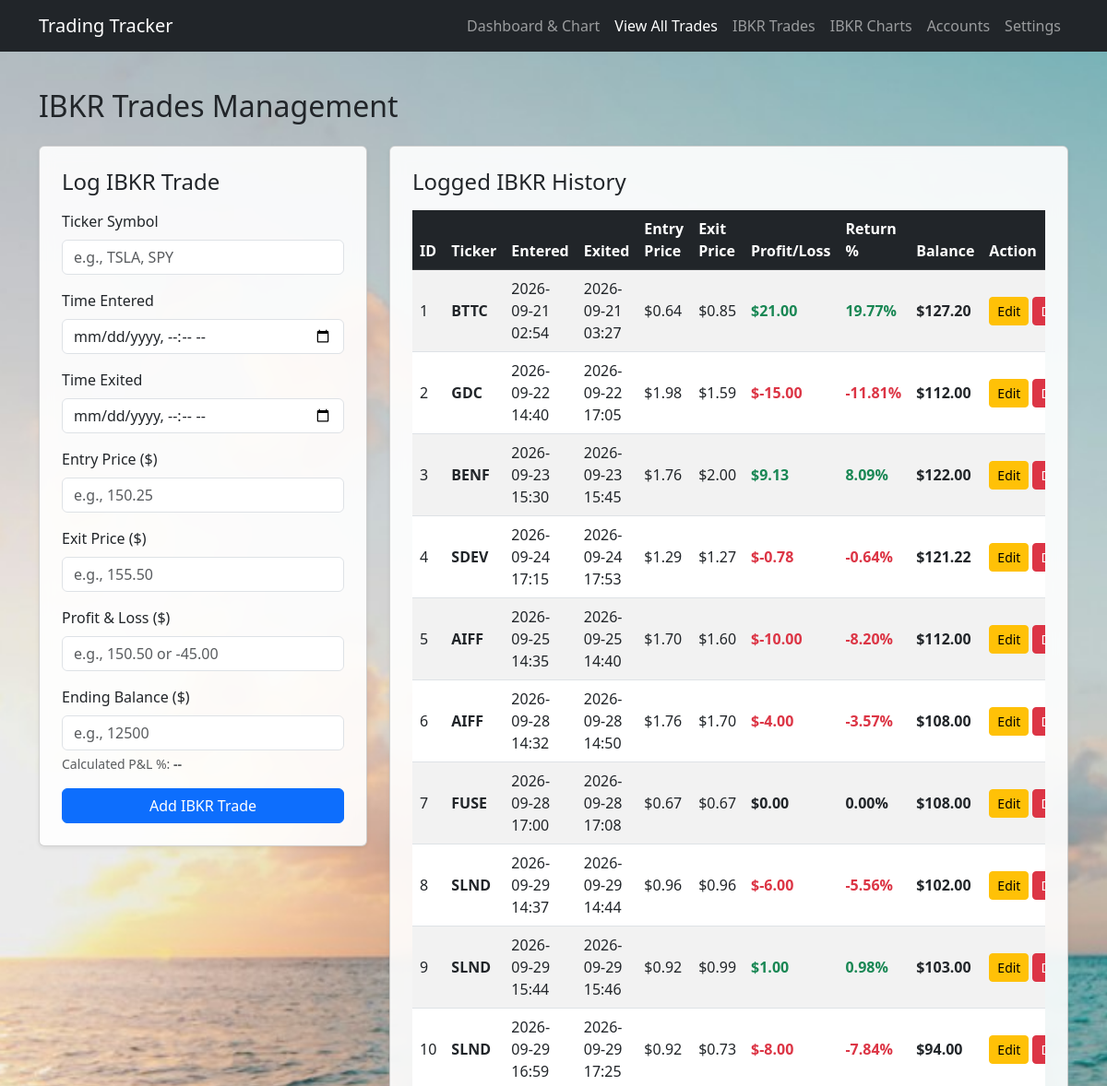
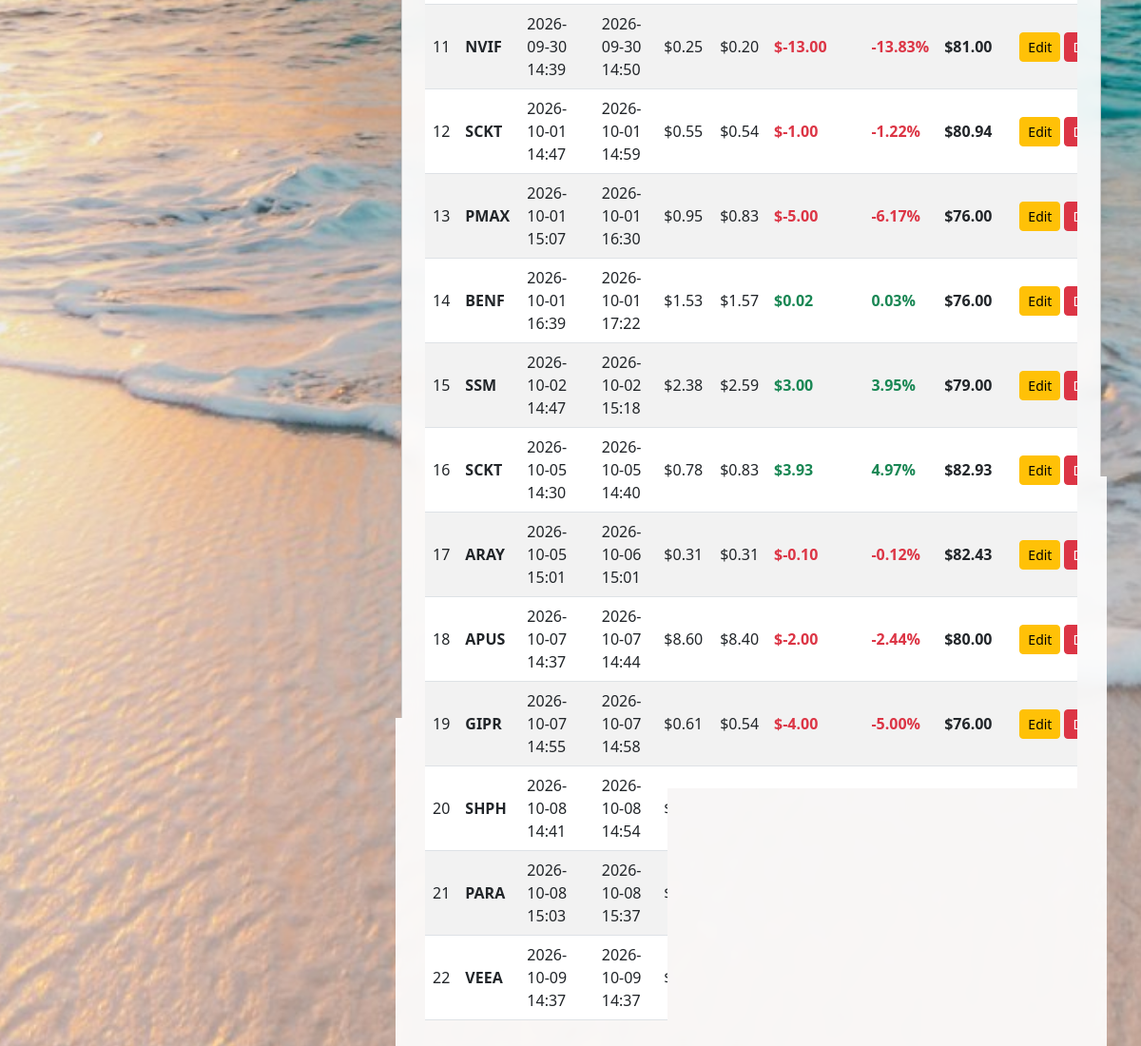
The app's page /ibkr with its own data (2 pictures, top to bottom).
### flask_app.py (models this page shows)
class IBKRTrade(db.Model):
    id = db.Column(db.Integer, primary_key=True)
    ticker = db.Column(db.String(20), nullable=False)
    time_entered = db.Column(db.String(50), nullable=False)
    time_exited = db.Column(db.String(50), nullable=False)
    entry_price = db.Column(db.Float, nullable=False, default=0.0)
    exit_price = db.Column(db.Float, nullable=False, default=0.0)
    pnl = db.Column(db.Float, nullable=False, default=0.0)
    balance = db.Column(db.Float, nullable=False, default=0.0)
    timestamp = db.Column(db.DateTime, default=datetime.utcnow)

### flask_app.py (the view, shortened to what this page needs)
@app.route('/ibkr', methods=['GET', 'POST'])
def ibkr_trades():
    all_ibkr_trades = IBKRTrade.query.order_by(IBKRTrade.id.asc()).all()
    return render_template('ibkr.html', trades=all_ibkr_trades)

### flask_app.py (called while the page is built)
def get_active_account():
    try:
        account = db.session.get(Account, int(request.cookies.get('account_id', '')))
    except ValueError:
        account = None
    return account or Account.query.order_by(Account.id.asc()).first()

@app.context_processor
def inject_accounts():
    return {
        'accounts': Account.query.order_by(Account.id.asc()).all(),
        'active_account': get_active_account(),
        'account_summary': account_summary,
    }

### templates/ibkr.html (shortened to what this page needs)
<!DOCTYPE html>
<html lang="en">
<head>
    <link href="https://cdn.jsdelivr.net/npm/bootstrap@5.3.0/dist/css/bootstrap.min.css" rel="stylesheet">
</head>
<body class="wallpaper-bg">
    <nav class="navbar navbar-expand-lg navbar-dark bg-dark mb-4">
        <div class="container">
            <a class="navbar-brand" href="/">Trading Tracker</a>
              <div class="navbar-nav">
                <a class="nav-link" href="/">Dashboard & Chart</a>
                <a class="nav-link active" href="/trades-list">View All Trades</a>
                <a class="nav-link" href="/ibkr">IBKR Trades</a>
                <a class="nav-link" href="/ibkr-charts">IBKR Charts</a>
                <a class="nav-link" href="/accounts">Accounts</a>
                <a class="nav-link" href="/settings">Settings</a>
            </div>
        </div>
    </nav>
    <div class="container py-3">
        <h2 class="mb-4">IBKR Trades Management</h2>
        <div class="row g-4">
            <div class="col-lg-4">
                <div class="card shadow-sm p-4">
                    <h4 class="card-title mb-3">Log IBKR Trade</h4>
                    <form method="POST">
                        <div class="mb-3">
                            <label class="form-label">Ticker Symbol</label>
                            <input type="text" class="form-control" name="ticker" placeholder="e.g., TSLA, SPY" required>
                        </div>
                        <div class="mb-3">
                            <label class="form-label">Time Entered</label>
                            <input type="datetime-local" class="form-control" name="time_entered" required>
                        </div>
                        <div class="mb-3">
                            <label class="form-label">Time Exited</label>
                            <input type="datetime-local" class="form-control" name="time_exited" required>
                        </div>
                        <div class="mb-3">
                            <label class="form-label">Entry Price ($)</label>
                            <input type="number" step="any" class="form-control" name="entry_price" placeholder="e.g., 150.25" required>
                        </div>
                        <div class="mb-3">
                            <label class="form-label">Exit Price ($)</label>
                            <input type="number" step="any" class="form-control" name="exit_price" placeholder="e.g., 155.50" required>
                        </div>
                        <div class="mb-3">
                            <label class="form-label">Profit & Loss ($)</label>
                            <input type="number" step="any" class="form-control" id="pnlInput" name="pnl" placeholder="e.g., 150.50 or -45.00" required>
                        </div>
                        <div class="mb-3">
                            <label class="form-label">Ending Balance ($)</label>
                            <input type="number" step="any" class="form-control" id="balanceInput" name="balance" placeholder="e.g., 12500" required>
                            <div class="form-text mt-1">
                                Calculated P&L %: <span id="pnlPercentDisplay" class="fw-bold text-muted">--</span>
                            </div>
                        </div>
                        <button type="submit" class="btn btn-primary w-100">Add IBKR Trade</button>
                    </form>
                </div>
            </div>
            <div class="col-lg-8">
                <div class="card shadow-sm p-4">
                    <h4 class="card-title mb-3">Logged IBKR History</h4>
                    <div class="table-responsive">
                        <table class="table table-striped table-hover align-middle">
                            <thead class="table-dark">
                                <tr>
                                    <th>ID</th>
                                    <th>Ticker</th>
                                    <th>Entered</th>
                                    <th>Exited</th>
                                    <th>Entry Price</th>
                                    <th>Exit Price</th>
                                    <th>Profit/Loss</th>
                                    <th>Return %</th>
                                    <th>Balance</th>
                                    <th>Action</th>
                                </tr>
                            </thead>
                            <tbody>
                                {% for trade in trades %}
                                {% set starting_balance = trade.balance - trade.pnl %}
                                {% set pct = (trade.pnl / starting_balance * 100) if starting_balance > 0 else 0 %}
                                <tr>
                                    <td>{{ trade.id }}</td>
                                    <td><strong>{{ trade.ticker }}</strong></td>
                                    <td>{{ trade.time_entered.replace('T', ' ') }}</td>
                                    <td>{{ trade.time_exited.replace('T', ' ') }}</td>
                                    <td>${{ "%.2f"|format(trade.entry_price) }}</td>
                                    <td>${{ "%.2f"|format(trade.exit_price) }}</td>
                                    <td>
                                        <span class="fw-bold {{ 'text-success' if trade.pnl > 0 else ('text-danger' if trade.pnl < 0 else '') }}">
                                            ${{ "%.2f"|format(trade.pnl) }}
                                        </span>
                                    </td>
                                    <td>
                                        <span class="fw-bold {{ 'text-success' if pct > 0 else ('text-danger' if pct < 0 else '') }}">
                                            {{ "%.2f"|format(pct) }}%
                                        </span>
                                    </td>
                                    <td>
                                        <span class="fw-bold">
                                            ${{ "%.2f"|format(trade.balance) }}
                                        </span>
                                    </td>
                                    <td>
                                        <div class="d-flex gap-1">
                                            <a href="/ibkr/edit/{{ trade.id }}" class="btn btn-sm btn-warning">Edit</a>
                                            <form action="/ibkr/delete/{{ trade.id }}" method="POST" onsubmit="return confirm('Delete this IBKR trade?');">
                                                <button type="submit" class="btn btn-sm btn-danger">Delete</button>
                                            </form>
                                        </div>
                                    </td>
                                </tr>
                                {% else %}
                                <tr>
                                    <td colspan="10" class="text-center text-muted py-4">No IBKR trades logged yet.</td>
                                </tr>
                                {% endfor %}
                            </tbody>
                        </table>
                    </div>
                </div>
            </div>
        </div>
    </div>
</body>
</html>

### records on screen
IBKRTrade: id "1", ticker "BTTC", time_entered.replace "2026-09-21 02:54", time_exited.replace "2026-09-21 03:27", entry_price "0.64", exit_price "0.85", pnl "21.00", pct "19.77", balance "127.20"
IBKRTrade: id "2", ticker "GDC", time_entered.replace "2026-09-22 14:40", time_exited.replace "2026-09-22 17:05", entry_price "1.98", exit_price "1.59", pnl "-15.00", pct "-11.81", balance "112.00"
IBKRTrade: id "3", ticker "BENF", time_entered.replace "2026-09-23 15:30", time_exited.replace "2026-09-23 15:45", entry_price "1.76", exit_price "2.00", pnl "9.13", pct "8.09", balance "122.00"
IBKRTrade: id "4", ticker "SDEV", time_entered.replace "2026-09-24 17:15", time_exited.replace "2026-09-24 17:53", entry_price "1.29", exit_price "1.27", pnl "-0.78", pct "-0.64", balance "121.22"
IBKRTrade: id "5", ticker "AIFF", time_entered.replace "2026-09-25 14:35", time_exited.replace "2026-09-25 14:40", entry_price "1.70", exit_price "1.60", pnl "-10.00", pct "-8.20", balance "112.00"
IBKRTrade: id "6", ticker "AIFF", time_entered.replace "2026-09-28 14:32", time_exited.replace "2026-09-28 14:50", entry_price "1.76", exit_price "1.70", pnl "-4.00", pct "-3.57", balance "108.00"
IBKRTrade: id "7", ticker "FUSE", time_entered.replace "2026-09-28 17:00", time_exited.replace "2026-09-28 17:08", entry_price "0.67", exit_price "0.67", pnl "0.00", balance "108.00"
IBKRTrade: id "8", ticker "SLND", time_entered.replace "2026-09-29 14:37", time_exited.replace "2026-09-29 14:44", entry_price "0.96", exit_price "0.96", pnl "-6.00", pct "-5.56", balance "102.00"
IBKRTrade: id "9", ticker "SLND", time_entered.replace "2026-09-29 15:44", time_exited.replace "2026-09-29 15:46", entry_price "0.92", exit_price "0.99", pnl "1.00", pct "0.98", balance "103.00"
IBKRTrade: id "10", ticker "SLND", time_entered.replace "2026-09-29 16:59", time_exited.replace "2026-09-29 17:25", entry_price "0.92", exit_price "0.73", pnl "-8.00", pct "-7.84", balance "94.00"
IBKRTrade: id "11", ticker "NVIF", time_entered.replace "2026-09-30 14:39", time_exited.replace "2026-09-30 14:50", entry_price "0.25", exit_price "0.20", pnl "-13.00", pct "-13.83", balance "81.00"
IBKRTrade: id "12", ticker "SCKT", time_entered.replace "2026-10-01 14:47", time_exited.replace "2026-10-01 14:59", entry_price "0.55", exit_price "0.54", pnl "-1.00", pct "-1.22", balance "80.94"
IBKRTrade: id "13", ticker "PMAX", time_entered.replace "2026-10-01 15:07", time_exited.replace "2026-10-01 16:30", entry_price "0.95", exit_price "0.83", pnl "-5.00", pct "-6.17", balance "76.00"
IBKRTrade: id "14", ticker "BENF", time_entered.replace "2026-10-01 16:39", time_exited.replace "2026-10-01 17:22", entry_price "1.53", exit_price "1.57", pnl "0.02", pct "0.03", balance "76.00"
IBKRTrade: id "15", ticker "SSM", time_entered.replace "2026-10-02 14:47", time_exited.replace "2026-10-02 15:18", entry_price "2.38", exit_price "2.59", pnl "3.00", pct "3.95", balance "79.00"
IBKRTrade: id "16", ticker "SCKT", time_entered.replace "2026-10-05 14:30", time_exited.replace "2026-10-05 14:40", entry_price "0.78", exit_price "0.83", pnl "3.93", pct "4.97", balance "82.93"
IBKRTrade: id "17", ticker "ARAY", time_entered.replace "2026-10-05 15:01", time_exited.replace "2026-10-06 15:01", entry_price "0.31", exit_price "0.31", pnl "-0.10", pct "-0.12", balance "82.43"
IBKRTrade: id "18", ticker "APUS", time_entered.replace "2026-10-07 14:37", time_exited.replace "2026-10-07 14:44", entry_price "8.60", exit_price "8.40", pnl "-2.00", pct "-2.44", balance "80.00"
IBKRTrade: id "19", ticker "GIPR", time_entered.replace "2026-10-07 14:55", time_exited.replace "2026-10-07 14:58", entry_price "0.61", exit_price "0.54", pnl "-4.00", pct "-5.00", balance "76.00"
IBKRTrade: id "20", ticker "SHPH", time_entered.replace "2026-10-08 14:41", time_exited.replace "2026-10-08 14:54"
IBKRTrade: id "21", ticker "PARA", time_entered.replace "2026-10-08 15:03", time_exited.replace "2026-10-08 15:37"
IBKRTrade: id "22", ticker "VEEA", time_entered.replace "2026-10-09 14:37", time_exited.replace "2026-10-09 14:37"
